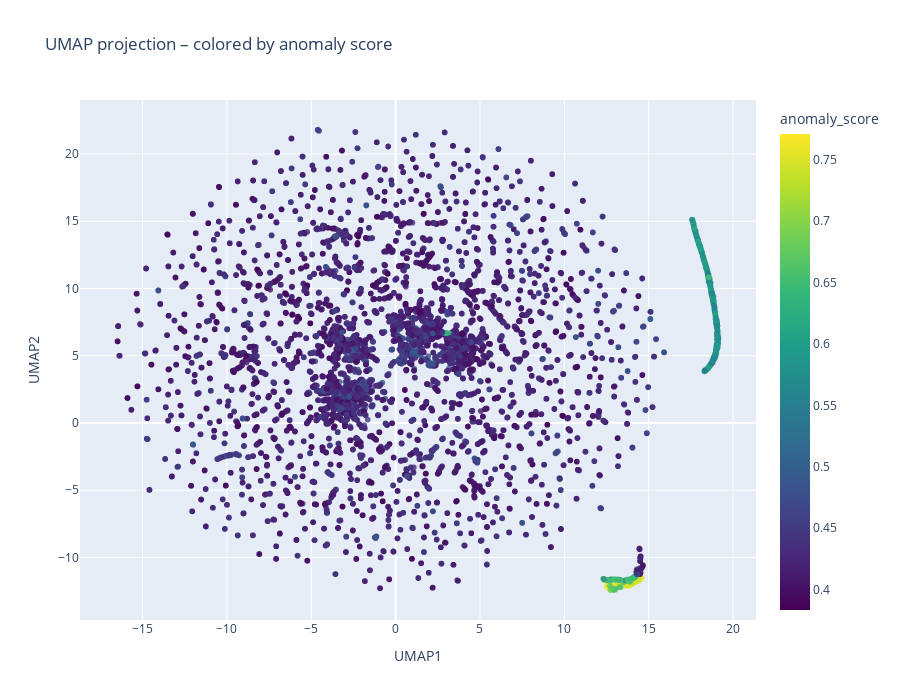

The cell this chart's notebook holds for it:
### Code cell
import umap
import plotly.express as px

# -----------------------------
# UMAP embedding
# -----------------------------
reducer = umap.UMAP(
    n_neighbors=30,
    min_dist=0.1,
    n_components=2,
    metric='euclidean',
    random_state=42
)

X_umap = reducer.fit_transform(X)

# Crear un DataFrame para la visualización
df_plot = pd.DataFrame({
    'UMAP1': X_umap[:, 0],
    'UMAP2': X_umap[:, 1],
    'anomaly_score': df['anomaly_score']
})

# Opcional: incluir más columnas originales para mostrar en el hover
# Por ejemplo, si quieres mostrar las primeras 5 características:
feature_cols = list(df.columns[:5])
# Asegurar que 'is_attack' esté incluido
feature_cols.append('is_attack')

df_plot = pd.concat([df_plot, df[feature_cols].reset_index(drop=True)], axis=1)

# Crear gráfico interactivo
fig = px.scatter(
    df_plot,
    x='UMAP1',
    y='UMAP2',
    color='anomaly_score',
    color_continuous_scale='viridis',
    hover_data=feature_cols,  # ¡esto muestra los valores al pasar el ratón!
    title="UMAP projection – colored by anomaly score",
    width=900,
    height=700
)

fig.update_traces(marker=dict(size=6, opacity=0.8))
fig.show()

### Figure 1 — Plotly figure (JSON) as saved in the notebook; plotly's stock layout.template omitted (floating-point values rounded to 4 significant figures; data arrays with more than 128 entries replaced by an {"elided": "..."} marker saying what was removed)
{"data": [{"customdata": {"elided": "24005x6 float values"}, "hovertemplate": "UMAP1=%{x}<br>UMAP2=%{y}<br>n_connections=%{customdata[0]}<br>id.orig_p_mean=%{customdata[1]}<br>id.orig_p_std=%{customdata[2]}<br>id.orig_p_max=%{customdata[3]}<br>id.resp_p_std=%{customdata[4]}<br>is_attack=%{customdata[5]}<br>anomaly_score=%{marker.color}<extra></extra>", "legendgroup": "", "marker": {"color": {"elided": "24005 float values"}, "coloraxis": "coloraxis", "opacity": 0.8, "size": 6, "symbol": "circle"}, "mode": "markers", "name": "", "showlegend": false, "type": "scattergl", "x": {"elided": "24005 float values"}, "xaxis": "x", "y": {"elided": "24005 float values"}, "yaxis": "y"}], "layout": {"coloraxis": {"colorbar": {"title": {"text": "anomaly_score"}}, "colorscale": [[0, "#440154"], [0.1111, "#482878"], [0.2222, "#3e4989"], [0.3333, "#31688e"], [0.4444, "#26828e"], [0.5556, "#1f9e89"], [0.6667, "#35b779"], [0.7778, "#6ece58"], [0.8889, "#b5de2b"], [1, "#fde725"]]}, "height": 700, "legend": {"tracegroupgap": 0}, "title": {"text": "UMAP projection – colored by anomaly score"}, "width": 900, "xaxis": {"anchor": "y", "domain": [0, 1], "title": {"text": "UMAP1"}}, "yaxis": {"anchor": "x", "domain": [0, 1], "title": {"text": "UMAP2"}}}}
